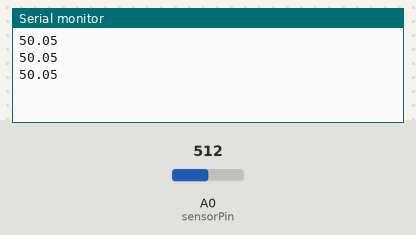
This sketch was run on a simulated Arduino Uno, built with avr-gcc and run on an emulated ATmega328P. On the bench: the last lines printed to the serial monitor. The test bench sets the inputs (shaded band); at power-on: A0 (sensorPin) = 512.

Above: at 1.3 s.
1.4 s: A0 (sensorPin) set to 716
At 1.8 s:
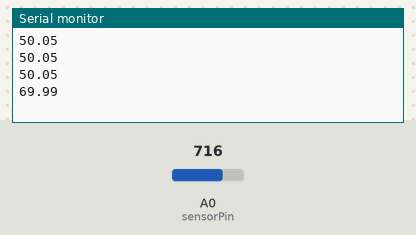
2.9 s: A0 (sensorPin) set to 900
At 3.4 s:
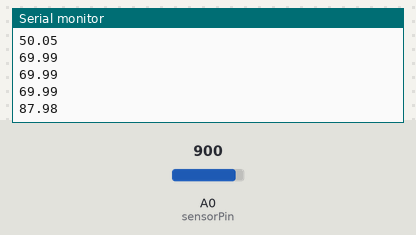
Timing chart, 0 to 5.9 s (numbered marks = the images above; inputs shaded):
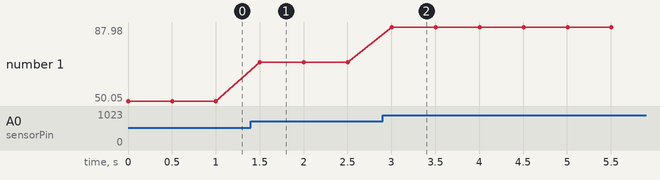

Measured:
- after the input at 1.4 s, the serial monitor: prints a new line after 0.10 s (image 1)
- after the input at 2.9 s, the serial monitor: prints a new line after 0.10 s (image 2)
- plotted number 1: 50.05 → 69.99 after the input at 1.4 s, 69.99 → 87.98 after the input at 2.9 s

The sketch:

Entrada_anal_gica_e_serial.ino
```cpp
//IOT na prática com o ESP8266
//Entrada analógica e display serial


int sensorPin = A0; // Definições dos pinos de Entrada e Saída
int analogValue = 0; // Definição das variáveis

void setup() {
  Serial.begin(115200);
}

void loop() {

  analogValue = analogRead(sensorPin);
 // Serial.print("Entrada Analógica=");
 //Serial.println(analogValue/1023.0*1.0);

Serial.println(analogValue/1023.0*100.0);

  delay(500);
}
```
